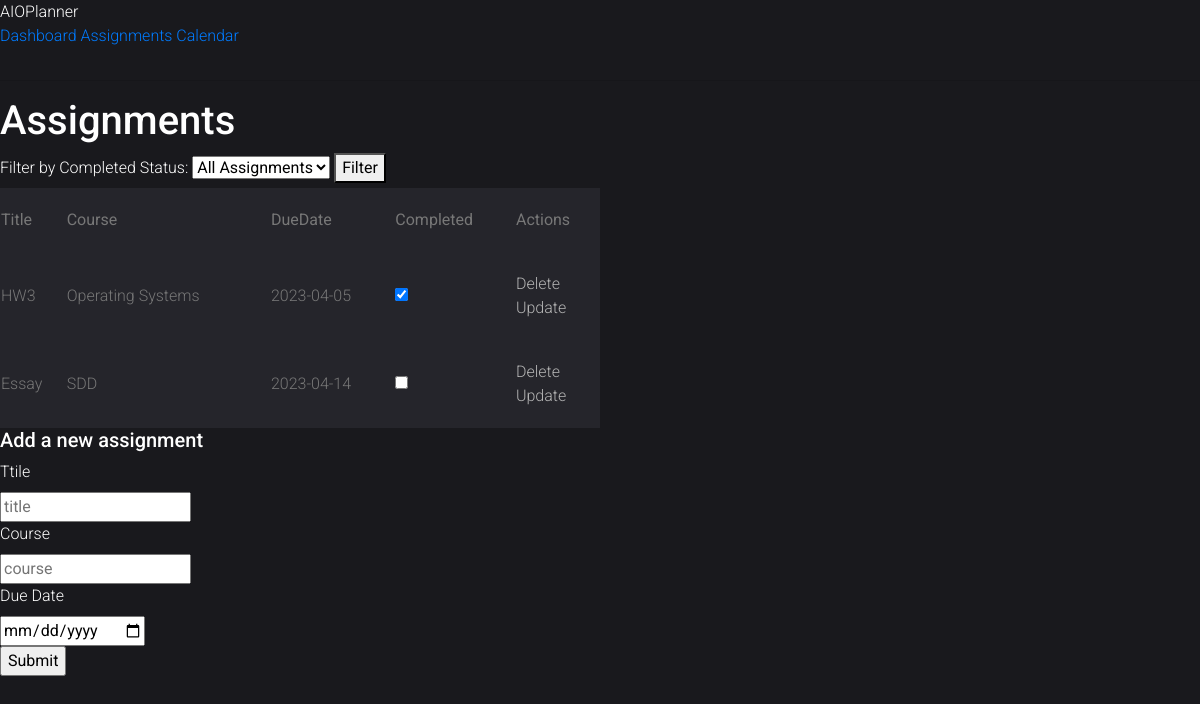
/assignments, run on an earlier commit of the app's database.
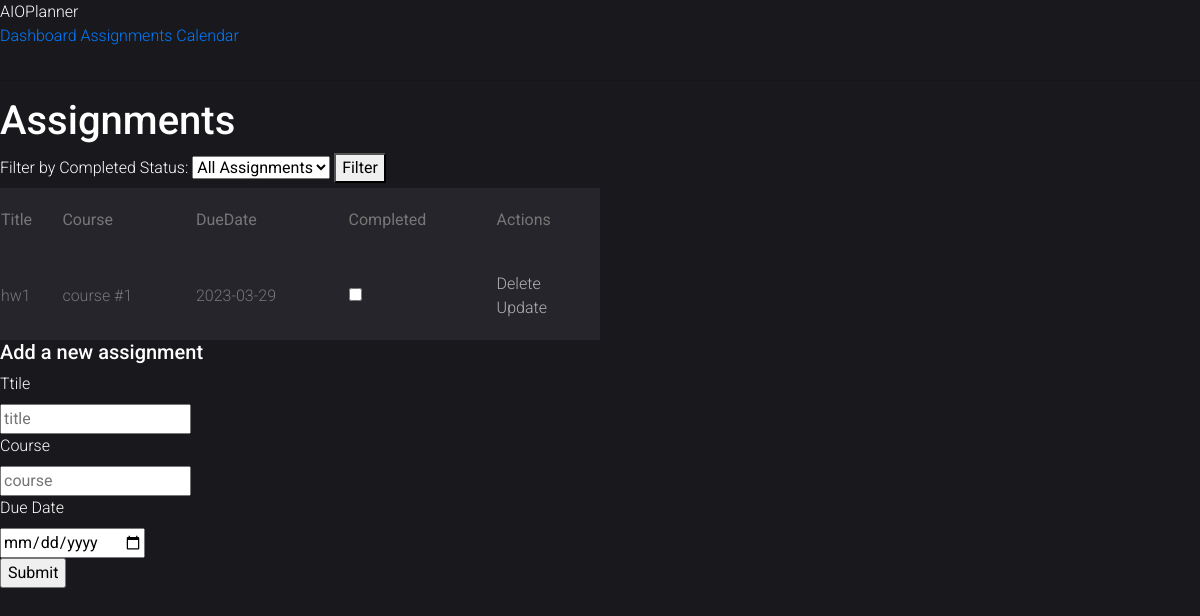
And on a later commit of the database.
### src/Models/models.py (models this page shows, shortened)
class AssignmentTracker(db.Model):
    id = db.Column(db.Integer, primary_key=True)
    title = db.Column(db.String(200), nullable=False)
    course = db.Column(db.Text)
    due_date = db.Column(db.Date, nullable=False)
    completed = db.Column(db.Integer, default=0)

### src/Services/todo/todo.py (the view)
@todo_page.route('/assignments', methods = ["GET"])
def Assignment():
    completed = request.args.get('completed', 'all')
    if completed == 'not_completed':
        assignments = AssignmentTracker.query.filter_by(completed=False).all()
    elif completed == 'completed':
        assignments = AssignmentTracker.query.filter_by(completed=True).all()
    else:
        assignments = AssignmentTracker.query.order_by(AssignmentTracker.due_date).all()
    return render_template('Assignments/home.html', AssignmentTracker=assignments, completed=completed)

### templates/Assignments/home.html (shortened to what this page needs)
{% extends "base.html" %}
{% block head %}
<link href="../static/css/main.css" rel="stylesheet" />
<link rel="stylesheet" href="../static/css-table-18/fonts/icomoon/style.css">
<link rel="stylesheet" href="../static/css-table-18/css/owl.carousel.min.css">
<link rel="stylesheet" href="../static/css-table-18/css/bootstrap.min.css">
<link rel="stylesheet" href="../static/css-table-18/css/style.css">
{% endblock %}
{% block body %}
<div class = "content">
   <body>
      <hr/>
      <h1 style="color:white">Assignments</h1>
      <form method="GET" action="/assignments">
        <label style="color:white" for="completed-filter">Filter by Completed Status:</label>
        <select name="completed" id="completed-filter">
            <option value="all" {% if completed == 'all' %}selected{% endif %}>All Assignments</option>
        </select>
        <button type="submit">Filter</button>
      </form>
      <table class="custom-table">
         <tr scope="row">
               <th scope="col"><b>Title</b></th>
               <th scope="col"><b>Course</b></th>
               <th scope="col"><b>DueDate</b></th>
               <th scope="col"><b>Completed</b></th>
               <th scope="col"><b>Actions</b></th>
            </tr>
            {% for assignment in AssignmentTracker %}
               <tr scope="row">
                  <td>{{ assignment.title }}</td>
                  <td>{{ assignment.course }}</td>
                  <td>{{ assignment.due_date }}</td>
                  <td>
                    <form action = "{{ url_for('assignments.checkbox_assingment', id=assignment.id) }}", method = "POST" >
                        {% if assignment.completed == true%}
                        <input type = "checkbox" name = "Check" onChange="this.form.submit()" checked>
                        {%- elif assignment.completed == false -%}
                        <input type = "checkbox" name = "Check" onChange="this.form.submit()">
                        {%- endif %}
                    </form>
                  </td>
                  <td>
                    <a href="{{ url_for('assignments.delete_assignment', id=assignment.id) }}">Delete</a>
                    <br>
                    <a href="{{ url_for('assignments.update_form', id=assignment.id) }}">Update</a>
                  </td>
               </tr>
            {% endfor %}
      </table>
      {% if update_assignment_id %}
      <h2>Update assignment</h2>
      <form method="POST" action="{{ url_for('assignments.update_assignment', id=update_assignment_id) }}">
          <label style="color:white">Title:</label>
          <input type="text" name="title" value="{{ update_assignment_title }}" required><br><br>
          <label style="color:white">Due date:</label>
          <input type="date" name="due_date" value="{{ update_assignment_due_date }}" required><br><br>
          <input type="submit" value="Update">
      </form>
    {% else %}
    <h2>Add a new assignment</h2>
    <form method="post" action="/add_item">
        <label style="color:white" for = "title">Ttile</label><br>
        <input type = "text" name = "title" placeholder = "title" /><br>
        <label style="color:white" for = "course">Course</label><br>
        <input type = "text" name = "course" placeholder = "course" /><br>
        <label style="color:white" for = "due_date">Due Date</label><br>
        <input type="date" name = "due_date" placeholder = "due date"><br>
        <input type = "submit" value = "Submit" />
    </form>
    {% endif %}
   </body>
</div>
{% endblock %}

### templates/base.html (shortened to what this page needs)
<!DOCTYPE html>
<html lang="en">
<head>
    <link rel = "stylesheet" href = "{{ url_for('static', filename='css/main.css') }}">
    <link href="../static/css/main.css" rel="stylesheet" />
    <link rel="stylesheet" href="../static/css-table-18/fonts/icomoon/style.css">
    <link rel="stylesheet" href="../static/css-table-18/css/owl.carousel.min.css">
    <link rel="stylesheet" href="../static/css-table-18/css/bootstrap.min.css">
    <link rel="stylesheet" href="../static/css-table-18/css/style.css">
    <link rel="stylesheet" href="https://code.getmdl.io/1.3.0/material.indigo-pink.min.css">
    {% block head %}{% endblock %}
</head>
<body>
    <div class="demo-layout-transparent mdl-layout mdl-layout mdl-js-layout">
        <header class="mdl-layout__header mdl-layout__header--transparent">
          <div class="mdl-layout__header-row">
            <span class="mdl-layout-title">
                <a class = "Logo" href="/">AIOPlanner</a>
            </span>
          </div>
        </header>
        <div class="mdl-layout__drawer">
          <nav class="mdl-navigation">
            <a class="mdl-navigation__link" href="/">Dashboard</a>
            <a class="mdl-navigation__link" href="/assignments">Assignments</a>
            <a class="mdl-navigation__link" href="/calendar">Calendar</a>
          </nav>
        </div>
        <main class="mdl-layout__content">
            {% block body %}{% endblock %}
        </main>
    </div>
</body>
</html>

### static/css/main.css (style rules this page uses)
body { margin: 0; font-family: sans-serif; }

### static/css-table-18/css/style.css (style rules this page uses)
body { font-family: "Roboto", -apple-system, BlinkMacSystemFont, "Segoe UI", Roboto, "Helvetica Neue", Arial, "Noto Sans", sans-serif, "Apple Color Emoji", "Segoe UI Emoji", "Segoe UI Symbol", "Noto Color Emoji"; background-color: #19191d; font-weight: 300; }
h1, h2, h3, h4, h5, h6, .h1, .h2, .h3, .h4, .h5, .h6 { font-family: "Roboto", -apple-system, BlinkMacSystemFont, "Segoe UI", Roboto, "Helvetica Neue", Arial, "Noto Sans", sans-serif, "Apple Color Emoji", "Segoe UI Emoji", "Segoe UI Symbol", "Noto Color Emoji"; }
a { -webkit-transition: .3s all ease; -o-transition: .3s all ease; transition: .3s all ease; }
a, a:hover { text-decoration: none !important; }
.content { padding: 1rem 0; z-index: 8; }
h2 { font-size: 20px; color: #fff; }
.custom-table { min-width: 600px; }
.custom-table tbody th, .custom-table tbody td { color: #777; font-weight: 400; padding-bottom: 20px; padding-top: 20px; font-weight: 300; }
.custom-table tbody tr:not(.spacer) { border-radius: 7px; overflow: hidden; -webkit-transition: .3s all ease; -o-transition: .3s all ease; transition: .3s all ease; }
.custom-table tbody tr th, .custom-table tbody tr td { background: #25252b; border: none; -webkit-transition: .3s all ease; -o-transition: .3s all ease; transition: .3s all ease; }
.custom-table tbody tr th a, .custom-table tbody tr td a { color: #b3b3b3; }
.custom-table tbody tr th:first-child, .custom-table tbody tr td:first-child { border-top-left-radius: 0px; border-bottom-left-radius: 0px; }
.custom-table tbody tr th:last-child, .custom-table tbody tr td:last-child { border-top-right-radius: 0px; border-bottom-right-radius: 0px; }
.Logo { color: #fff; }

What changed in the data, as far as the page shows it:
removed AssignmentTracker: title "Essay", course "SDD", due_date "2023-04-14"
changed AssignmentTracker: title "HW3" → "hw1"; course "Operating Systems" → "course #1"; due_date "2023-04-05" → "2023-03-29"; Check "☑" → "☐"
